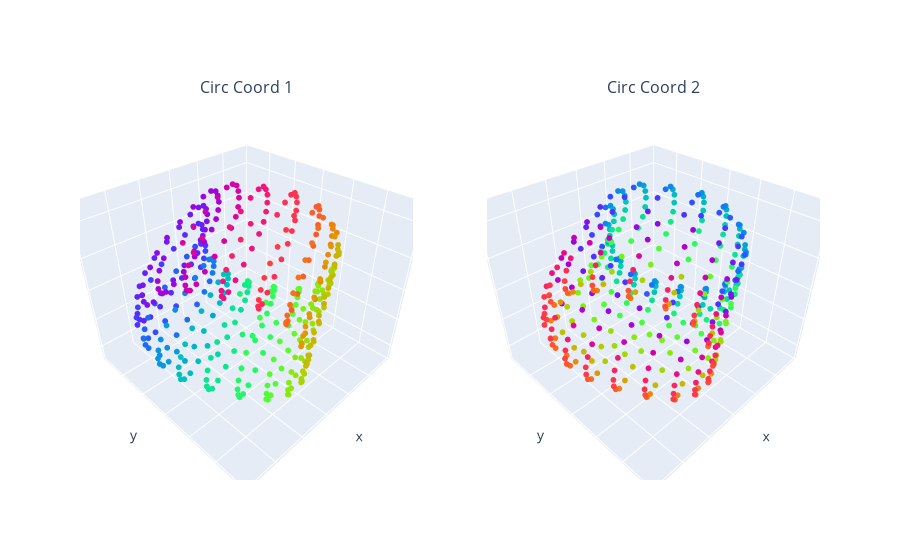

The notebook cell this image was saved under:
### Code cell
fig = make_subplots(rows=1, cols=len(coho_classes), 
                    subplot_titles = tuple('Circ Coord '+str(i+1) for i in coho_classes),
                    specs = [[{'type': 'scatter3d'} for i in coho_classes]])

for i, coord in enumerate(circular_coords):
    fig.add_trace(
        go.Scatter3d(x=X_pca.T[0], y=X_pca.T[1], z=X_pca.T[2],   mode ='markers', 
        marker=dict(size = 2 , color = circular_coords[i])),  
        row=1, col=i+1)
    fig.update_scenes(xaxis=dict( ticks='', showticklabels=False), 
                      yaxis=dict( ticks='', showticklabels=False), 
                      zaxis=dict( ticks='', showticklabels=False), 
                      aspectmode='data', row=1, col=i+1)

fig.update_layout( showlegend=False )
fig.show()

### Figure 1 — Plotly figure (JSON) as saved in the notebook; plotly's stock layout.template omitted (floating-point values rounded to 4 significant figures; data arrays with more than 128 entries replaced by an {"elided": "..."} marker saying what was removed)
{"data": [{"marker": {"color": {"elided": "398x3 float values"}, "size": 2}, "mode": "markers", "scene": "scene", "type": "scatter3d", "x": {"elided": "398 float values"}, "y": {"elided": "398 float values"}, "z": {"elided": "398 float values"}}, {"marker": {"color": {"elided": "398x3 float values"}, "size": 2}, "mode": "markers", "scene": "scene2", "type": "scatter3d", "x": {"elided": "398 float values"}, "y": {"elided": "398 float values"}, "z": {"elided": "398 float values"}}], "layout": {"annotations": [{"font": {"size": 16}, "showarrow": false, "text": "Circ Coord 1", "x": 0.225, "xanchor": "center", "xref": "paper", "y": 1, "yanchor": "bottom", "yref": "paper"}, {"font": {"size": 16}, "showarrow": false, "text": "Circ Coord 2", "x": 0.775, "xanchor": "center", "xref": "paper", "y": 1, "yanchor": "bottom", "yref": "paper"}], "scene": {"aspectmode": "data", "domain": {"x": [0, 0.45], "y": [0, 1]}, "xaxis": {"showticklabels": false, "ticks": ""}, "yaxis": {"showticklabels": false, "ticks": ""}, "zaxis": {"showticklabels": false, "ticks": ""}}, "scene2": {"aspectmode": "data", "domain": {"x": [0.55, 1], "y": [0, 1]}, "xaxis": {"showticklabels": false, "ticks": ""}, "yaxis": {"showticklabels": false, "ticks": ""}, "zaxis": {"showticklabels": false, "ticks": ""}}, "showlegend": false}}
